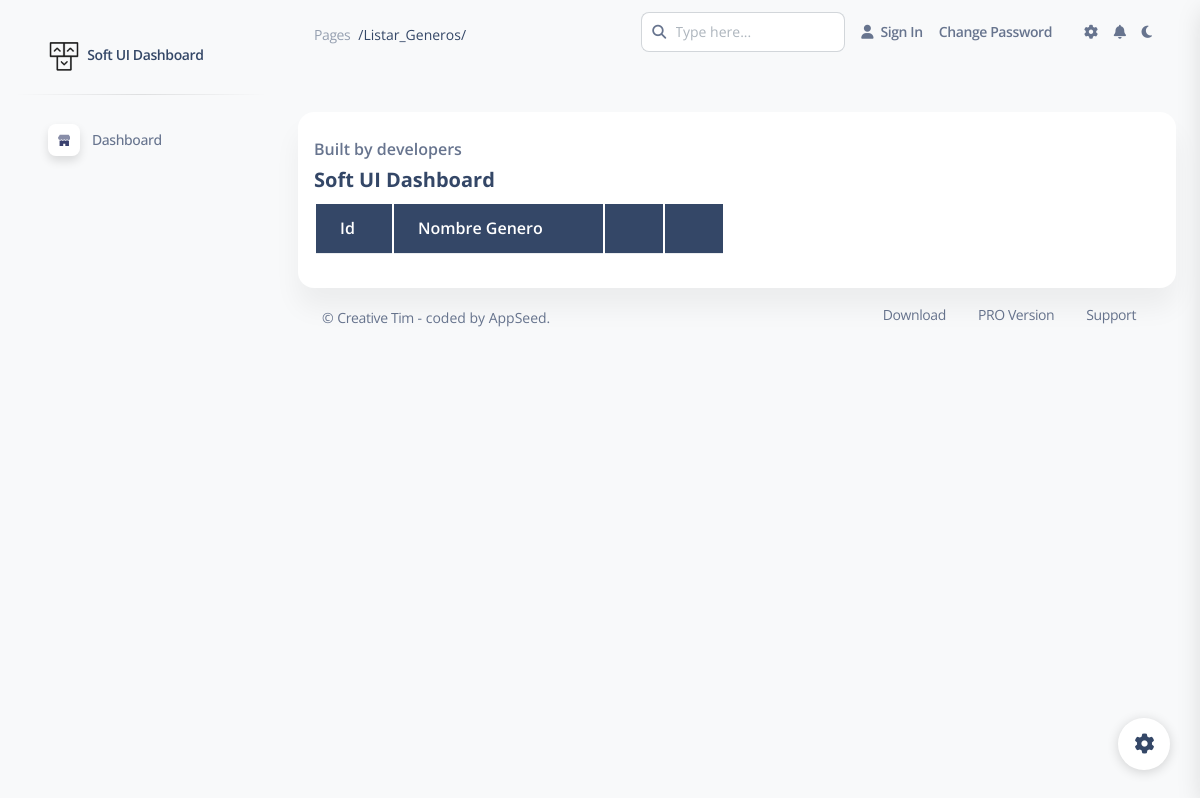
/listar_generos/, run on an earlier commit of the app's database.
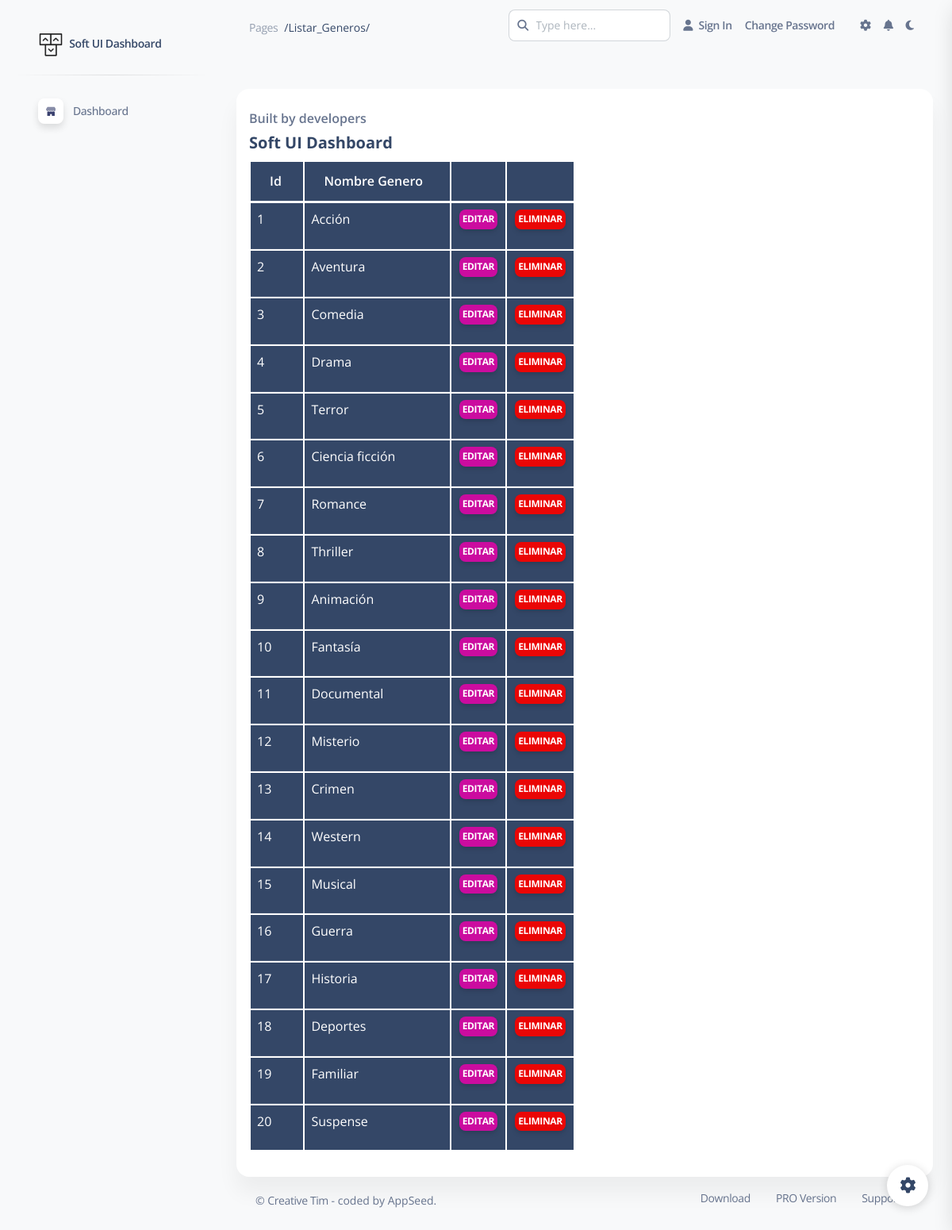
And on a later commit of the database.
### director_cine/models.py (models this page shows, shortened)
class Genero(models.Model):
    nombregenero=models.CharField(max_length=100,help_text="Genero de la pelicula")

### director_cine/views.py (the view)
# urls.py: path('listar_generos/', views.listar_generos, name='Lista directores'),
def listar_generos(request):
    generos = Genero.objects.all()
    return render(
        request, 'pages/listar_generos.html',
        context={
            'generos': generos,
            'pagina': 'generos',
            'titulo': 'Listar Generos',
        }
    )

### director_cine/templatetags/admin_soft.py (called while the page is built)
@assignment_tag(takes_context=True)
def admin_get_menu(context):
    return get_menu_items(context)

### director_cine/templates/pages/listar_generos.html (shortened to what this page needs)
{% extends 'layouts/base.html' %}
{% load static %}
{% block content %}
    <div class="container-fluid py-4">
      <div class="row mt-4">
        <div class="col-lg-12 mb-lg-0 mb-4">
          <div class="card">
            <div class="card-body p-3">
              <div class="row">
                <div class="col-lg-6">
                  <div class="d-flex flex-column h-100">
                    <p class="mb-1 pt-2 text-bold">Built by developers</p>
                    <h5 class="font-weight-bolder">Soft UI Dashboard</h5>
                    <table class="table table-dark">
    <thead>
        <tr>
            <th class="text-right" scope="col">Id</th>
            <th class="text-right" scope="col">Nombre Genero</th>
            <th></th>
            <th></th>
        </tr>
    </thead>
    <tbody>{% for genero in generos %}
        <tr scope="row">
            <td class="text-right">{{genero.id}}</td>
            <td class="text-right">{{genero.nombregenero}}</td>
            <td class="text-center"><a class="btn btn-primary btn-xs px-1 py-1"
                    href="editar-director/{{genero.id}}">Editar</a>
            </td>
            <td class="text-center"><a class="btn btn-danger btn-xs px-1 py-1"
                    href="eliminar-director/{{genero.id}}">Eliminar</a>
            </td>
        </tr>
        {%endfor%}
    </tbody>
</table>
                  </div>
                </div>
              </div>
            </div>
          </div>
        </div>
      </div>
      {% include "includes/footer.html" %}
    </div>
{% endblock content %}

What changed in the data, as far as the page shows it:
added Genero: id "1", nombregenero "Acción"
added Genero: id "2", nombregenero "Aventura"
added Genero: id "3", nombregenero "Comedia"
added Genero: id "4", nombregenero "Drama"
added Genero: id "5", nombregenero "Terror"
added Genero: id "6", nombregenero "Ciencia ficción"
added Genero: id "7", nombregenero "Romance"
added Genero: id "8", nombregenero "Thriller"
added Genero: id "9", nombregenero "Animación"
added Genero: id "10", nombregenero "Fantasía"
added Genero: id "11", nombregenero "Documental"
added Genero: id "12", nombregenero "Misterio"
added Genero: id "13", nombregenero "Crimen"
added Genero: id "14", nombregenero "Western"
added Genero: id "15", nombregenero "Musical"
added Genero: id "16", nombregenero "Guerra"
added Genero: id "17", nombregenero "Historia"
added Genero: id "18", nombregenero "Deportes"
added Genero: id "19", nombregenero "Familiar"
added Genero: id "20", nombregenero "Suspense"
